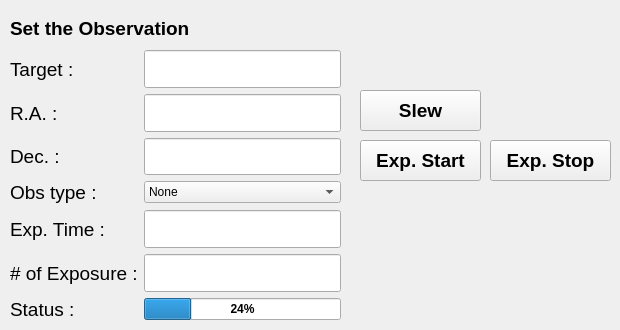
      <widget class="QWidget" name="tab_single">
       <attribute name="title">
        <string>Single Mode</string>
       </attribute>
       <widget class="QLabel" name="label">
        <property name="geometry">
         <rect>
          <x>10</x>
          <y>20</y>
          <width>221</width>
          <height>16</height>
         </rect>
        </property>
        <property name="font">
         <font>
          <pointsize>14</pointsize>
          <weight>75</weight>
          <bold>true</bold>
          <strikeout>false</strikeout>
         </font>
        </property>
        <property name="text">
         <string>Set the Observation</string>
        </property>
       </widget>
       <widget class="QWidget" name="formLayoutWidget">
        <property name="geometry">
         <rect>
          <x>10</x>
          <y>50</y>
          <width>331</width>
          <height>271</height>
         </rect>
        </property>
        <layout class="QFormLayout" name="formLayout">
         <item row="0" column="0">
          <widget class="QLabel" name="label_target_target_name">
           <property name="font">
            <font>
             <family>Arial</family>
             <pointsize>14</pointsize>
             <weight>50</weight>
             <bold>false</bold>
             <strikeout>false</strikeout>
            </font>
           </property>
           <property name="text">
            <string>Target :  </string>
           </property>
           <property name="scaledContents">
            <bool>false</bool>
           </property>
           <property name="alignment">
            <set>Qt::AlignLeading|Qt::AlignLeft|Qt::AlignVCenter</set>
           </property>
          </widget>
         </item>
         <item row="0" column="1">
          <widget class="QLineEdit" name="lineEdit_target_name">
           <property name="sizePolicy">
            <sizepolicy hsizetype="Expanding" vsizetype="Expanding">
             <horstretch>0</horstretch>
             <verstretch>0</verstretch>
            </sizepolicy>
           </property>
           <property name="text">
            <string/>
           </property>
           <property name="alignment">
            <set>Qt::AlignCenter</set>
           </property>
           <property name="readOnly">
            <bool>false</bool>
           </property>
          </widget>
         </item>
         <item row="1" column="0">
          <widget class="QLabel" name="label_ra_2">
           <property name="font">
            <font>
             <family>Arial</family>
             <pointsize>14</pointsize>
             <weight>50</weight>
             <bold>false</bold>
             <strikeout>false</strikeout>
            </font>
           </property>
           <property name="text">
            <string>R.A. :</string>
           </property>
          </widget>
         </item>
         <item row="1" column="1">
          <widget class="QLineEdit" name="lineEdit_ra_2">
           <property name="sizePolicy">
            <sizepolicy hsizetype="Expanding" vsizetype="Expanding">
             <horstretch>0</horstretch>
             <verstretch>0</verstretch>
            </sizepolicy>
           </property>
           <property name="text">
            <string/>
           </property>
           <property name="readOnly">
            <bool>false</bool>
           </property>
          </widget>
         </item>
         <item row="2" column="0">
          <widget class="QLabel" name="label_dec_2">
           <property name="font">
            <font>
             <family>Arial</family>
             <pointsize>14</pointsize>
             <weight>50</weight>
             <bold>false</bold>
             <strikeout>false</strikeout>
            </font>
           </property>
           <property name="text">
            <string>Dec. :</string>
           </property>
          </widget>
         </item>
         <item row="2" column="1">
          <widget class="QLineEdit" name="lineEdit_dec_2">
           <property name="sizePolicy">
            <sizepolicy hsizetype="Expanding" vsizetype="Expanding">
             <horstretch>0</horstretch>
             <verstretch>0</verstretch>
            </sizepolicy>
           </property>
           <property name="text">
            <string/>
           </property>
           <property name="readOnly">
            <bool>false</bool>
           </property>
          </widget>
         </item>
         <item row="3" column="0">
          <widget class="QLabel" name="label_obs_type_2">
           <property name="font">
            <font>
             <family>Arial</family>
             <pointsize>14</pointsize>
             <weight>50</weight>
             <bold>false</bold>
             <strikeout>false</strikeout>
            </font>
           </property>
           <property name="text">
            <string>Obs type :</string>
           </property>
          </widget>
         </item>
         <item row="4" column="0">
          <widget class="QLabel" name="label_exp_time_2">
           <property name="font">
            <font>
             <family>Arial</family>
             <pointsize>14</pointsize>
             <weight>50</weight>
             <bold>false</bold>
             <strikeout>false</strikeout>
            </font>
           </property>
           <property name="text">
            <string>Exp. Time :</string>
           </property>
          </widget>
         </item>
         <item row="4" column="1">
          <widget class="QLineEdit" name="lineEdit_exp_time_2">
           <property name="sizePolicy">
            <sizepolicy hsizetype="Expanding" vsizetype="Expanding">
             <horstretch>0</horstretch>
             <verstretch>0</verstretch>
            </sizepolicy>
           </property>
           <property name="text">
            <string/>
           </property>
           <property name="readOnly">
            <bool>false</bool>
           </property>
          </widget>
         </item>
         <item row="5" column="0">
          <widget class="QLabel" name="label_num_exp_2">
           <property name="font">
            <font>
             <family>Arial</family>
             <pointsize>14</pointsize>
             <weight>50</weight>
             <bold>false</bold>
             <strikeout>false</strikeout>
            </font>
           </property>
           <property name="text">
            <string># of Exposure :</string>
           </property>
          </widget>
         </item>
         <item row="5" column="1">
          <widget class="QLineEdit" name="lineEdit_n_exp_2">
           <property name="sizePolicy">
            <sizepolicy hsizetype="Expanding" vsizetype="Expanding">
             <horstretch>0</horstretch>
             <verstretch>0</verstretch>
            </sizepolicy>
           </property>
           <property name="text">
            <string/>
           </property>
           <property name="readOnly">
            <bool>false</bool>
           </property>
          </widget>
         </item>
         <item row="6" column="0">
          <widget class="QLabel" name="label_obs_status_2">
           <property name="font">
            <font>
             <family>Arial</family>
             <pointsize>14</pointsize>
             <weight>50</weight>
             <bold>false</bold>
             <strikeout>false</strikeout>
            </font>
           </property>
           <property name="text">
            <string>Status :</string>
           </property>
          </widget>
         </item>
         <item row="3" column="1">
          <widget class="QComboBox" name="obstype_2">
           <item>
            <property name="text">
             <string>None</string>
            </property>
           </item>
           <item>
            <property name="text">
             <string>Bias</string>
            </property>
           </item>
           <item>
            <property name="text">
             <string>Arc</string>
            </property>
           </item>
           <item>
            <property name="text">
             <string>Flat</string>
            </property>
           </item>
           <item>
            <property name="text">
             <string>Object</string>
            </property>
           </item>
          </widget>
         </item>
         <item row="6" column="1">
          <widget class="QProgressBar" name="progressBar_svc_2">
           <property name="font">
            <font>
             <pointsize>9</pointsize>
             <weight>75</weight>
             <bold>true</bold>
             <strikeout>false</strikeout>
            </font>
           </property>
           <property name="value">
            <number>24</number>
           </property>
          </widget>
         </item>
        </layout>
       </widget>
       <widget class="QPushButton" name="pushbtn_tel_slew">
        <property name="geometry">
         <rect>
          <x>360</x>
          <y>90</y>
          <width>121</width>
          <height>41</height>
         </rect>
        </property>
        <property name="font">
         <font>
          <family>Arial</family>
          <pointsize>14</pointsize>
          <weight>75</weight>
          <bold>true</bold>
          <strikeout>false</strikeout>
         </font>
        </property>
        <property name="toolTip">
         <string/>
        </property>
        <property name="text">
         <string>Slew</string>
        </property>
       </widget>
       <widget class="QPushButton" name="pushbtn_exp_start">
        <property name="geometry">
         <rect>
          <x>360</x>
          <y>140</y>
          <width>121</width>
          <height>41</height>
         </rect>
        </property>
        <property name="font">
         <font>
          <family>Arial</family>
          <pointsize>14</pointsize>
          <weight>75</weight>
          <bold>true</bold>
          <strikeout>false</strikeout>
         </font>
        </property>
        <property name="toolTip">
         <string/>
        </property>
        <property name="text">
         <string>Exp. Start</string>
        </property>
       </widget>
       <widget class="QPushButton" name="pushbtn_stop_sequence_2">
        <property name="geometry">
         <rect>
          <x>490</x>
          <y>140</y>
          <width>121</width>
          <height>41</height>
         </rect>
        </property>
        <property name="font">
         <font>
          <family>Arial</family>
          <pointsize>14</pointsize>
          <weight>75</weight>
          <bold>true</bold>
          <strikeout>false</strikeout>
         </font>
        </property>
        <property name="toolTip">
         <string/>
        </property>
        <property name="text">
         <string>Exp. Stop</string>
        </property>
       </widget>
      </widget>
